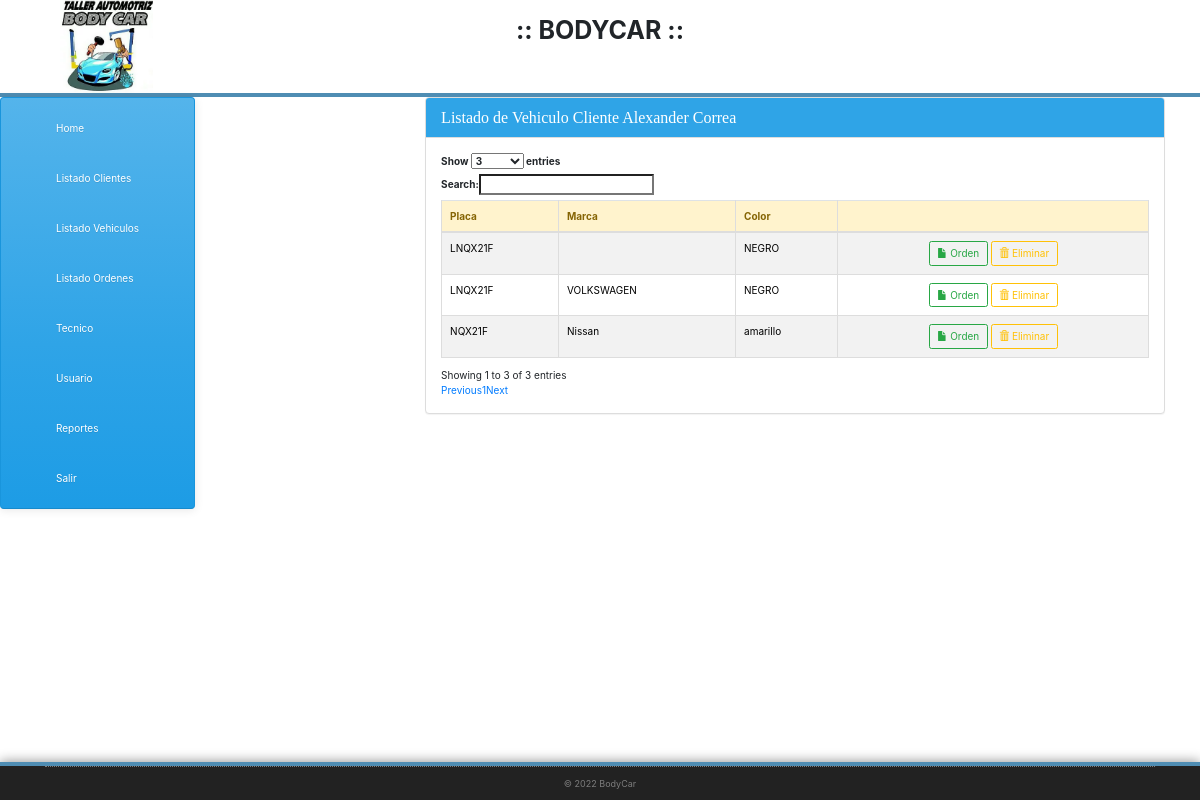
The app's page /listado_vehiculo_cliente.php?id=7 with its own data.
### tables this page shows
CREATE TABLE `cliente` (
  `id` bigint(20) UNSIGNED NOT NULL,
  `cli_nom` varchar(255) NOT NULL,
  `cli_ide` varchar(255) NOT NULL,
  `cli_dir` varchar(255) NOT NULL,
  `cli_ema` varchar(255) NOT NULL,
  `cli_tel` varchar(255) NOT NULL,
  `cli_ciu` varchar(255) NOT NULL
);

CREATE TABLE `vehiculo` (
  `id` bigint(20) UNSIGNED NOT NULL,
  `veh_pla` varchar(255) NOT NULL,
  `veh_mar` varchar(255) NOT NULL,
  `veh_col` varchar(255) NOT NULL,
  `veh_km` varchar(255) NOT NULL,
  `veh_inv` varchar(200) NOT NULL,
  `veh_otr` varchar(10) NOT NULL,
  `veh_obs` varchar(1000) NOT NULL,
  `veh_cli` int(255) NOT NULL
);

### conectar.php (called while the page is built)
<?php
  class Conectar
  {
   public static function con(){
    $hostname_db = "localhost";
    $database_db = "bodycar";
    $username_db = "root";
    $password_db = "";
    $conexion = mysqli_connect($hostname_db, $username_db, $password_db);
    mysqli_select_db($conexion,$database_db) or die ("Ninguna DB seleccionada");
    return $conexion;
  }
}

### m_vehiculo.php (called while the page is built, shortened)
<?php
require_once 'conectar.php';
class Vehiculo {
  private $registro;
  function __construct() {
    $this->registro=array();
  }
public function get_vehiculo_id($id){
  $sql="select * from vehiculo where veh_cli=$id";
  $res=mysqli_query(Conectar::con(),$sql);
  while($reg=mysqli_fetch_assoc($res))
  {
   $this->registro[]=$reg;
 }
 return $this->registro;
}
}
?>

### listado_vehiculo_cliente.php (the view, shortened to what this page needs)
<!DOCTYPE html>
<?php
require_once 'm_vehiculo.php';
 $id_cli=$_GET["id"];
 $sqlinf="select cli_nom FROM cliente where id=$id_cli";
  $resinf=mysqli_query(Conectar::con(),$sqlinf) or die (mysqli_error());
  while($lista8=mysqli_fetch_array($resinf))
  {
    $cli_nom = $lista8["cli_nom"];
  }
 ?>
  <html class="no-js">
 <head>
  <link rel="stylesheet" href="css/bootstrap.min.css">
  <link rel="stylesheet" href="css/icomoon-social.css">
  <link rel="stylesheet" href="css/Estilos.css">
  <link rel="stylesheet" type="text/css" href="//code.jquery.com/ui/1.12.1/themes/cupertino/jquery-ui.css">
  <link rel="stylesheet" type="text/css" href="//cdn.datatables.net/1.10.13/css/dataTables.jqueryui.min.css">
            <link rel="stylesheet" href="css/main.css">
            <link rel="stylesheet" href="https://maxcdn.bootstrapcdn.com/bootstrap/4.0.0-alpha.5/css/bootstrap.min.css">
          </head>
          <body>
              <div class="content">
            <?php include('header.php'); ?>
            <div class="container-fluid">
              <div class="row justify-content-start">
              <?php
                  include("sidebar.php");
                  ?>
               <div class="col-sm-2 col-md-2 col-lg-2">
                <div class="">
                  <br>
                </div>
              </div>
              <div class="col-sm-8 col-md-8 col-lg-8">
                <div class="container-fluid">
                  <div class="panel-group" id="accordion">
                  <div class="panel panel-primary">
                  <div class="panel-heading">
                    <h4 class="panel-title">
                      <a data-toggle="collapse" data-parent="#accordion" href="#collapse2">
                        Listado de Vehiculo Cliente <?php echo $cli_nom; ?></a>
                      </h4>
                    </div>
                    <div id="collapse2" class="panel-collapse collapse in">
                      <div class="panel-body">
               <table id="datatable" class="table display table-striped table-bordered table-hover" cellspacing="0" width="100%">
                          <thead>
                            <tr class="alert-warning">
                              <th>Placa</th>
                              <th>Marca</th>
                              <th>Color</th>
                              <th></th>
                            </tr>
                          </thead>
                          <tbody>
                            <?php
                            $regis = new Vehiculo();
                            $array_articles = $regis->get_vehiculo_id($_GET["id"]);
                            ?>
                            <?php foreach ($array_articles as $key => $value) { ?>
                            <tr class="odd gradeX">
                              <td><a href="javascript:void(0);" onClick="window.location='editar_vehiculo.php?id=<?php echo $value["id"];?>';" data-toggle="tooltip" title="Editar" style='text-decoration:none;color:black;'><?php echo $value["veh_pla"]; ?></a>
                              </td>
                              <td><a href="javascript:void(0);" onClick="window.location='editar_vehiculo.php?id=<?php echo $value["id"];?>';" data-toggle="tooltip" title="Editar" style='text-decoration:none;color:black;'><?php echo $value["veh_mar"]; ?></a>
                              </td>
                              <td><a href="javascript:void(0);" onClick="window.location='editar_vehiculo.php?id=<?php echo $value["id"];?>';" data-toggle="tooltip" title="Editar" style='text-decoration:none;color:black;'><?php echo $value["veh_col"]; ?></a></td>
                              <td class="actions">
                                  <div class="text-center">
                                    <a href="javascript:void(0);" onClick="window.location='v_orden.php?id=<?php echo $value["id"];?>';" data-toggle="tooltip" title="Orden de Servicio" class="btn btn-xs btn-outline-success"><i class="glyphicon glyphicon-file"></i> Orden</a>
                                     <a href="javascript:void(0);" onClick="eliminar('eliminar_vehiculo.php?id=<?php echo $value["id"];?>')" data-toggle="tooltip" title="Eliminar" class="btn btn-xs btn-outline-warning"><i class="glyphicon glyphicon-trash"></i> Eliminar</a>
                                  </div>
                                </td>
                              </tr>
                              <?php } ?>
                            </tbody>
                          </table>
                          </div>
                        </div>
                      </div>
                     </div>
                     </div>
                    </div>
                    </div>
                </div>
            </div>
       <?php include('footer.php') ?>
          </body>
          </html>

### css/main.css (style rules this page uses)
body { background: url(../img/page-background.png); }
body { font-family: Arial, Helvetica, sans-serif; font-size: 14px; line-height: 20px; color: #535b60; }
h4 { font-family: 'Open Sans', sans-serif; color: #53555c; margin-bottom: 10px; }
a { color: #4f8db3; }
.btn { border: 1px solid #4f8db3; -webkit-border-radius: 2px; -webkit-background-clip: padding-box; -moz-border-radius: 2px; -moz-background-clip: padding; border-radius: 2px; background-clip: padding-box; color: #FFFFFF; cursor: pointer; display: inline-block; text-transform: none; -webkit-transition: all .25s ease; -moz-transition: all .25s ease; -o-transition: all .25s ease; -ms-transition: all .25s ease; transition: all .25s ease; text-align: center; background: none repeat scroll 0 0 #4f8db3; text-shadow: none; box-shadow: none; color: #FFF; white-space: nowrap; }

### footer.php (style rules this page uses)
html { height: 100%; }
body { display: flex; display: -webkit-flex; flex-direction: column; -webkit-flex-direction: column; height: 100%; }
.content { flex: 1 0 auto; -webkit-flex: 1 0 auto; min-height: 200px; }

### listado_vehiculo_cliente.php (style rules this page uses)
h4 { font-family: 'MTCORSVA'; }

### records on screen
cliente: cli_nom "Alexander Correa"
vehiculo: veh_pla "NQX21F", veh_mar "Nissan", veh_col "amarillo"
vehiculo: veh_pla "LNQX21F", veh_col "NEGRO"
vehiculo: veh_pla "LNQX21F", veh_mar "VOLKSWAGEN", veh_col "NEGRO"
